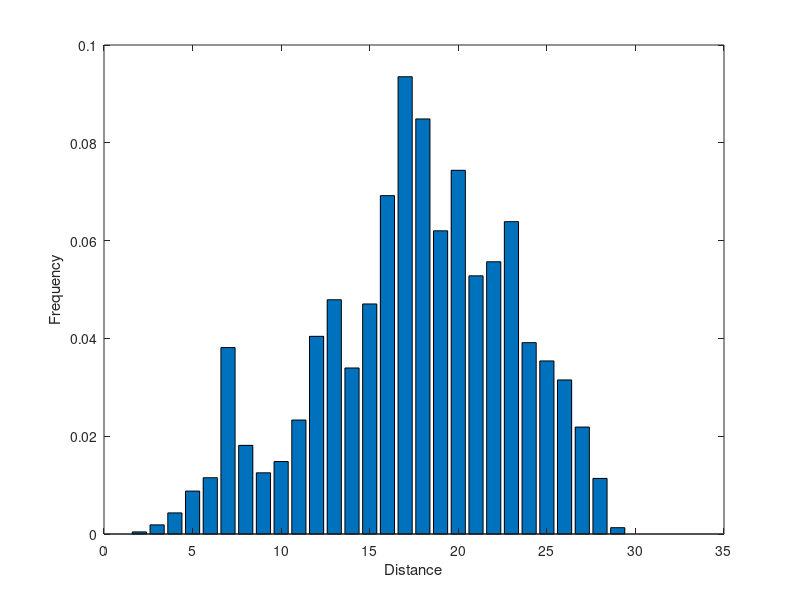
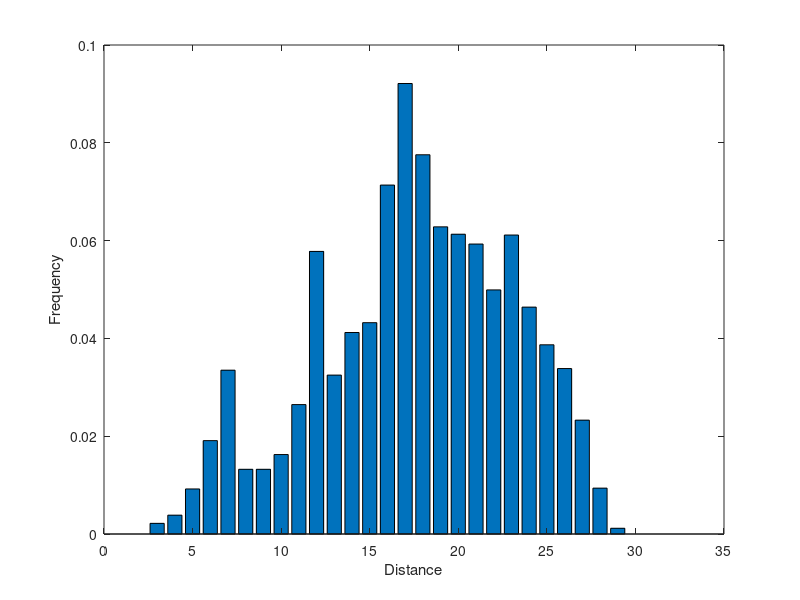

MATLAB code for these plots, in order:
clc
clear
close all

input = [0
0.000431593
0.00187023
0.00431593
0.00877572
0.0115091
0.038124
0.0181269
0.0125162
0.014818
0.023306
0.0404258
0.0479068
0.0339519
0.0470436
0.0691987
0.0935117
0.0848799
0.0620055
0.0743778
0.0527982
0.0556754
0.0638757
0.0391311
0.0353906
0.0315063
0.0218674
0.0113653
0.00129478
0
0
0
0
0
0
0
0
0
0
0
0
0
0
0
0
0
0
0
0
0
0
0
0
0
0
0
0
0
0
0
0
0
0
0
0
0
0
0
0
0
0
0
0
0
0
0
0
0
0
0
0
0
0
0
0
0
0
0
0
0
0
0
0
0
0
0
0
0
0
0
0
0
0
0
0
0
0
0
0
0
0
];


database_data = [0
0
0.00217755
0.0038526
0.00921273
0.0190955
0.0335008
0.0132328
0.0132328
0.0162479
0.0264657
0.0577889
0.0324958
0.041206
0.0432161
0.0713568
0.0921273
0.0775544
0.0628141
0.0613065
0.0592965
0.0499162
0.061139
0.0463987
0.0386935
0.0338358
0.0232831
0.00938023
0.00117253
0
0
0
0
0
0
0
0
0
0
0
0
0
0
0
0
0
0
0
0
0
0
0
0
0
0
0
0
0
0
0
0
0
0
0
0
0
0
0
0
0
0
0
0
0
0
0
0
0
0
0
0
0
0
0
0
0
0
0
0
0
0
0
0
0
0
0
0
0
0
0
0
0
0
0
0
0
0
0
0
0
0
];


figure,
bar(input);set(gca, 'XLim', [0.0 35.0]);%view([90,-30,60]);set(gcf,'renderer','zbuffer'); %set(gca, 'ZLim', [0.0 600000.0]);
set (gcf,'Position',[400,200,350,262], 'color','w')
%title('Distance Histogram Descriptors of The Rotated Model'); 
xlabel('Distance'); ylabel('Frequency');
figure,
bar(database_data);set(gca, 'XLim', [0.0 35.0]);%view([90,-30,60]);set(gcf,'renderer','zbuffer');  %set(gca, 'ZLim', [0.0 600000.0]);
set (gcf,'Position',[400,200,350,262], 'color','w')
%title('Distance Histogram Descriptors of The Origin Model'); 
xlabel('Distance'); ylabel('Frequency');